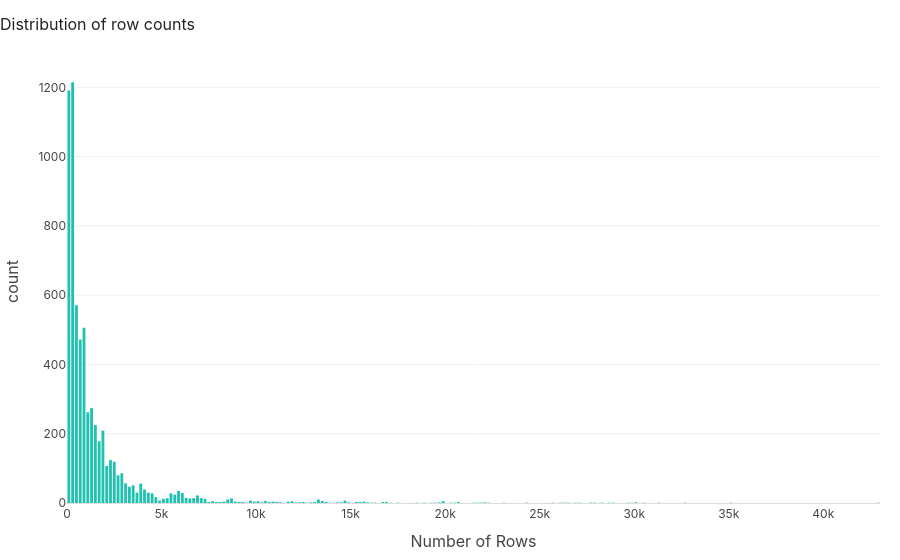

The notebook cell this image was saved under:
### Code cell
fig = px.histogram(
    ideal_tolerances,
    x="n_rows",
    labels={"n_rows": "Number of Rows", "count": "Count"},
    color_discrete_sequence=["#1FC2B0"],
    title="Distribution of row counts",
)

fig.update_layout(
    showlegend=False,
    plot_bgcolor="white",
    paper_bgcolor="white",
    font=dict(family="Inter, sans-serif", size=13, color="#444"),
    title=dict(
        font=dict(size=16, color="#222"), x=0, xanchor="left", pad=dict(l=0, b=16)
    ),
    xaxis=dict(
        showgrid=False,
        showline=True,
        linecolor="#ddd",
        tickfont=dict(size=12),
    ),
    yaxis=dict(
        showgrid=True,
        gridcolor="#f0f0f0",
        showline=False,
        tickfont=dict(size=12),
    ),
    bargap=0.25,
    margin=dict(l=40, r=20, t=60, b=40),
)

fig.update_traces(marker_line_width=0)

fig.show()

### Figure 1 — Plotly figure (JSON) as saved in the notebook; plotly's stock layout.template omitted (floating-point values rounded to 4 significant figures; data arrays with more than 128 entries replaced by an {"elided": "..."} marker saying what was removed)
{"data": [{"bingroup": "x", "hovertemplate": "Number of Rows=%{x}<br>count=%{y}<extra></extra>", "legendgroup": "", "marker": {"color": "#1FC2B0", "line": {"width": 0}, "pattern": {"shape": ""}}, "name": "", "orientation": "v", "showlegend": false, "type": "histogram", "x": {"elided": "6423 int values"}, "xaxis": "x", "yaxis": "y"}], "layout": {"bargap": 0.25, "barmode": "relative", "font": {"color": "#444", "family": "Inter, sans-serif", "size": 13}, "legend": {"tracegroupgap": 0}, "margin": {"b": 40, "l": 40, "r": 20, "t": 60}, "paper_bgcolor": "white", "plot_bgcolor": "white", "showlegend": false, "title": {"font": {"color": "#222", "size": 16}, "pad": {"b": 16, "l": 0}, "text": "Distribution of row counts", "x": 0, "xanchor": "left"}, "xaxis": {"anchor": "y", "domain": [0, 1], "linecolor": "#ddd", "showgrid": false, "showline": true, "tickfont": {"size": 12}, "title": {"text": "Number of Rows"}}, "yaxis": {"anchor": "x", "domain": [0, 1], "gridcolor": "#f0f0f0", "showgrid": true, "showline": false, "tickfont": {"size": 12}, "title": {"text": "count"}}}}
